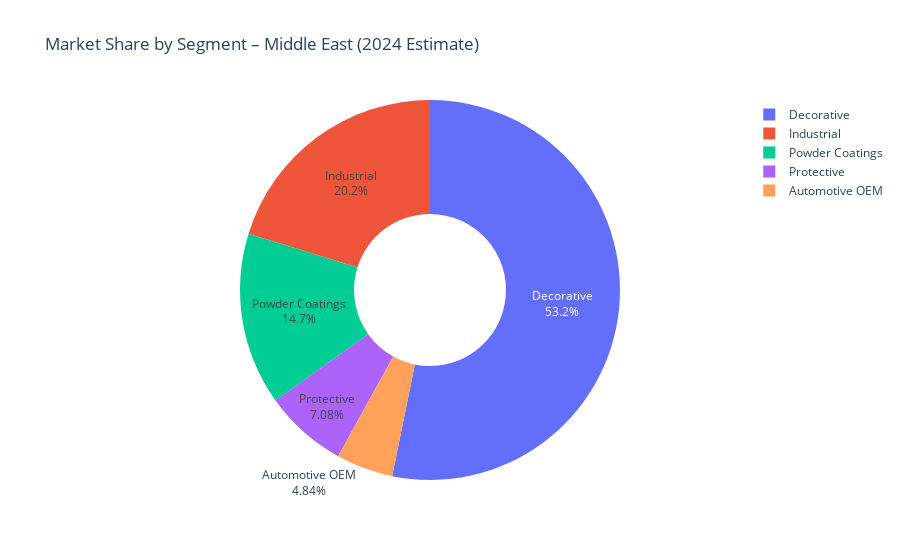

This figure's notebook cell:
### Code cell
import plotly.express as px
import pandas as pd

# Market Share by Segment (Adjusted to MEA total: ~$5.14B)
data = {
    "Segment": [
        "Decorative",
        "Industrial",
        "Powder Coatings",
        "Protective",
        "Automotive OEM"
    ],
    "Market Size (USD Billion)": [3.08, 1.17, 0.85, 0.41, 0.28]
}

df = pd.DataFrame(data)

# Create corrected donut chart
fig = px.pie(
    df,
    names="Segment",
    values="Market Size (USD Billion)",
    title="Market Share by Segment – Middle East (2024 Estimate)",
    hole=0.4
)

fig.update_traces(textinfo='percent+label')
fig.update_layout(template='plotly_white')

fig.show()

### Figure 1 — Plotly figure (JSON) as saved in the notebook; plotly's stock layout.template omitted (floating-point values rounded to 4 significant figures)
{"data": [{"domain": {"x": [0, 1], "y": [0, 1]}, "hole": 0.4, "hovertemplate": "Segment=%{label}<br>Market Size (USD Billion)=%{value}<extra></extra>", "labels": ["Decorative", "Industrial", "Powder Coatings", "Protective", "Automotive OEM"], "legendgroup": "", "name": "", "showlegend": true, "textinfo": "percent+label", "type": "pie", "values": [3.08, 1.17, 0.85, 0.41, 0.28]}], "layout": {"legend": {"tracegroupgap": 0}, "title": {"text": "Market Share by Segment – Middle East (2024 Estimate)"}}}
